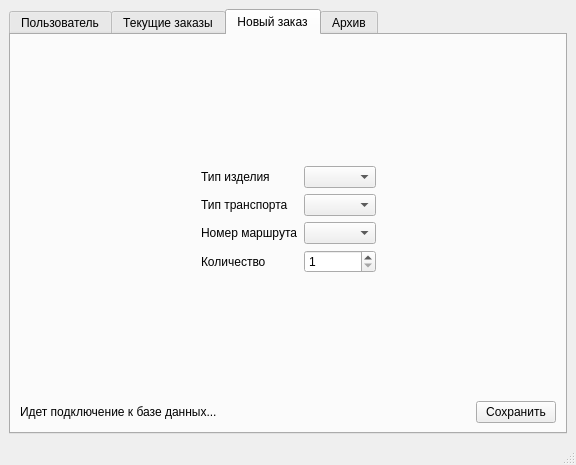
<?xml version="1.0" encoding="UTF-8"?>
<ui version="4.0">
 <class>User</class>
 <widget class="QMainWindow" name="User">
  <property name="geometry">
   <rect>
    <x>0</x>
    <y>0</y>
    <width>576</width>
    <height>465</height>
   </rect>
  </property>
  <property name="windowTitle">
   <string>MainWindow</string>
  </property>
  <widget class="QWidget" name="centralwidget">
   <layout class="QGridLayout" name="gridLayout_2">
    <item row="0" column="0">
     <widget class="QTabWidget" name="tabWidget">
      <property name="currentIndex">
       <number>2</number>
      </property>
      <widget class="QWidget" name="tab">
       <attribute name="title">
        <string>Пользователь</string>
       </attribute>
       <layout class="QGridLayout" name="gridLayout_3">
        <item row="8" column="0" colspan="3">
         <layout class="QGridLayout" name="gridLayout_5">
          <item row="1" column="2">
           <widget class="QPushButton" name="pB_save_info">
            <property name="text">
             <string>Сохранить</string>
            </property>
           </widget>
          </item>
          <item row="1" column="0">
           <widget class="QLabel" name="label">
            <property name="text">
             <string>Идет подключение к базе данных...</string>
            </property>
            <property name="alignment">
             <set>Qt::AlignLeading|Qt::AlignLeft|Qt::AlignVCenter</set>
            </property>
           </widget>
          </item>
          <item row="1" column="1">
           <spacer name="horizontalSpacer_3">
            <property name="orientation">
             <enum>Qt::Horizontal</enum>
            </property>
            <property name="sizeHint" stdset="0">
             <size>
              <width>40</width>
              <height>20</height>
             </size>
            </property>
           </spacer>
          </item>
          <item row="0" column="0">
           <widget class="QLabel" name="label_10">
            <property name="text">
             <string>* Поля, обязательные к заполнению</string>
            </property>
           </widget>
          </item>
         </layout>
        </item>
        <item row="5" column="1">
         <widget class="QPushButton" name="pushButton_change_acc">
          <property name="text">
           <string>Сменить пользователя</string>
          </property>
         </widget>
        </item>
        <item row="1" column="1">
         <spacer name="verticalSpacer">
          <property name="orientation">
           <enum>Qt::Vertical</enum>
          </property>
          <property name="sizeType">
           <enum>QSizePolicy::Expanding</enum>
          </property>
          <property name="sizeHint" stdset="0">
           <size>
            <width>248</width>
            <height>115</height>
           </size>
          </property>
         </spacer>
        </item>
        <item row="4" column="1">
         <layout class="QGridLayout" name="gridLayout">
          <item row="5" column="0">
           <widget class="QLabel" name="label_6">
            <property name="sizePolicy">
             <sizepolicy hsizetype="Fixed" vsizetype="Fixed">
              <horstretch>0</horstretch>
              <verstretch>0</verstretch>
             </sizepolicy>
            </property>
            <property name="maximumSize">
             <size>
              <width>16777215</width>
              <height>16777215</height>
             </size>
            </property>
            <property name="styleSheet">
             <string notr="true"/>
            </property>
            <property name="text">
             <string>Подтверждение пароля</string>
            </property>
            <property name="margin">
             <number>0</number>
            </property>
           </widget>
          </item>
          <item row="1" column="0">
           <widget class="QLabel" name="label_4">
            <property name="sizePolicy">
             <sizepolicy hsizetype="Fixed" vsizetype="Fixed">
              <horstretch>0</horstretch>
              <verstretch>0</verstretch>
             </sizepolicy>
            </property>
            <property name="text">
             <string>Имя*</string>
            </property>
            <property name="alignment">
             <set>Qt::AlignLeading|Qt::AlignLeft|Qt::AlignVCenter</set>
            </property>
           </widget>
          </item>
          <item row="4" column="1">
           <widget class="QLineEdit" name="lineE_passwd">
            <property name="enabled">
             <bool>true</bool>
            </property>
            <property name="sizePolicy">
             <sizepolicy hsizetype="Fixed" vsizetype="Fixed">
              <horstretch>0</horstretch>
              <verstretch>0</verstretch>
             </sizepolicy>
            </property>
            <property name="baseSize">
             <size>
              <width>0</width>
              <height>0</height>
             </size>
            </property>
            <property name="focusPolicy">
             <enum>Qt::StrongFocus</enum>
            </property>
            <property name="styleSheet">
             <string notr="true"/>
            </property>
            <property name="alignment">
             <set>Qt::AlignLeading|Qt::AlignLeft|Qt::AlignVCenter</set>
            </property>
           </widget>
          </item>
          <item row="3" column="0">
           <widget class="QLabel" name="lbl_login">
            <property name="enabled">
             <bool>true</bool>
            </property>
            <property name="sizePolicy">
             <sizepolicy hsizetype="Fixed" vsizetype="Fixed">
              <horstretch>0</horstretch>
              <verstretch>0</verstretch>
             </sizepolicy>
            </property>
            <property name="baseSize">
             <size>
              <width>0</width>
              <height>0</height>
             </size>
            </property>
            <property name="focusPolicy">
             <enum>Qt::NoFocus</enum>
            </property>
            <property name="text">
             <string>Логин</string>
            </property>
            <property name="alignment">
             <set>Qt::AlignLeading|Qt::AlignLeft|Qt::AlignVCenter</set>
            </property>
           </widget>
          </item>
          <item row="2" column="1">
           <widget class="QLineEdit" name="lineEdit_middle_name">
            <property name="sizePolicy">
             <sizepolicy hsizetype="Fixed" vsizetype="Fixed">
              <horstretch>0</horstretch>
              <verstretch>0</verstretch>
             </sizepolicy>
            </property>
            <property name="styleSheet">
             <string notr="true"/>
            </property>
           </widget>
          </item>
          <item row="6" column="0">
           <widget class="QLabel" name="label_2">
            <property name="text">
             <string>Телефон*</string>
            </property>
           </widget>
          </item>
          <item row="1" column="1">
           <widget class="QLineEdit" name="lineEdit_name">
            <property name="sizePolicy">
             <sizepolicy hsizetype="Fixed" vsizetype="Fixed">
              <horstretch>0</horstretch>
              <verstretch>0</verstretch>
             </sizepolicy>
            </property>
            <property name="styleSheet">
             <string notr="true"/>
            </property>
           </widget>
          </item>
          <item row="7" column="0">
           <widget class="QLabel" name="label_7">
            <property name="text">
             <string>Электронная почта*</string>
            </property>
           </widget>
          </item>
          <item row="5" column="1">
           <widget class="QLineEdit" name="lineE_passwd_confirm">
            <property name="sizePolicy">
             <sizepolicy hsizetype="Fixed" vsizetype="Fixed">
              <horstretch>0</horstretch>
              <verstretch>0</verstretch>
             </sizepolicy>
            </property>
            <property name="styleSheet">
             <string notr="true"/>
            </property>
           </widget>
          </item>
          <item row="4" column="0">
           <widget class="QLabel" name="lbl_passwd">
            <property name="enabled">
             <bool>true</bool>
            </property>
            <property name="sizePolicy">
             <sizepolicy hsizetype="Fixed" vsizetype="Fixed">
              <horstretch>0</horstretch>
              <verstretch>0</verstretch>
             </sizepolicy>
            </property>
            <property name="baseSize">
             <size>
              <width>0</width>
              <height>0</height>
             </size>
            </property>
            <property name="focusPolicy">
             <enum>Qt::NoFocus</enum>
            </property>
            <property name="text">
             <string>Новый пароль</string>
            </property>
            <property name="alignment">
             <set>Qt::AlignLeading|Qt::AlignLeft|Qt::AlignVCenter</set>
            </property>
           </widget>
          </item>
          <item row="6" column="1">
           <widget class="QLineEdit" name="lineEdit_phone">
            <property name="sizePolicy">
             <sizepolicy hsizetype="Fixed" vsizetype="Fixed">
              <horstretch>0</horstretch>
              <verstretch>0</verstretch>
             </sizepolicy>
            </property>
           </widget>
          </item>
          <item row="0" column="1">
           <widget class="QLineEdit" name="lineE_surname">
            <property name="sizePolicy">
             <sizepolicy hsizetype="Fixed" vsizetype="Fixed">
              <horstretch>0</horstretch>
              <verstretch>0</verstretch>
             </sizepolicy>
            </property>
            <property name="styleSheet">
             <string notr="true"/>
            </property>
           </widget>
          </item>
          <item row="0" column="0">
           <widget class="QLabel" name="label_3">
            <property name="sizePolicy">
             <sizepolicy hsizetype="Fixed" vsizetype="Fixed">
              <horstretch>0</horstretch>
              <verstretch>0</verstretch>
             </sizepolicy>
            </property>
            <property name="text">
             <string>Фамилия*</string>
            </property>
            <property name="alignment">
             <set>Qt::AlignLeading|Qt::AlignLeft|Qt::AlignVCenter</set>
            </property>
           </widget>
          </item>
          <item row="7" column="1">
           <widget class="QLineEdit" name="lineEdit_email">
            <property name="sizePolicy">
             <sizepolicy hsizetype="Fixed" vsizetype="Fixed">
              <horstretch>0</horstretch>
              <verstretch>0</verstretch>
             </sizepolicy>
            </property>
           </widget>
          </item>
          <item row="2" column="0">
           <widget class="QLabel" name="label_5">
            <property name="sizePolicy">
             <sizepolicy hsizetype="Fixed" vsizetype="Fixed">
              <horstretch>0</horstretch>
              <verstretch>0</verstretch>
             </sizepolicy>
            </property>
            <property name="text">
             <string>Отчество*</string>
            </property>
            <property name="alignment">
             <set>Qt::AlignLeading|Qt::AlignLeft|Qt::AlignVCenter</set>
            </property>
           </widget>
          </item>
          <item row="3" column="1">
           <widget class="QLabel" name="label_login">
            <property name="text">
             <string>...</string>
            </property>
           </widget>
          </item>
         </layout>
        </item>
        <item row="7" column="1">
         <spacer name="verticalSpacer_2">
          <property name="orientation">
           <enum>Qt::Vertical</enum>
          </property>
          <property name="sizeHint" stdset="0">
           <size>
            <width>20</width>
            <height>122</height>
           </size>
          </property>
         </spacer>
        </item>
        <item row="4" column="2">
         <spacer name="horizontalSpacer_2">
          <property name="orientation">
           <enum>Qt::Horizontal</enum>
          </property>
          <property name="sizeHint" stdset="0">
           <size>
            <width>40</width>
            <height>20</height>
           </size>
          </property>
         </spacer>
        </item>
        <item row="4" column="0">
         <spacer name="horizontalSpacer">
          <property name="orientation">
           <enum>Qt::Horizontal</enum>
          </property>
          <property name="sizeHint" stdset="0">
           <size>
            <width>40</width>
            <height>20</height>
           </size>
          </property>
         </spacer>
        </item>
       </layout>
      </widget>
      <widget class="QWidget" name="tab_2">
       <attribute name="title">
        <string>Текущие заказы</string>
       </attribute>
       <layout class="QGridLayout" name="gridLayout_10">
        <item row="0" column="0">
         <widget class="QTableView" name="tableView_cur_orders"/>
        </item>
        <item row="1" column="0">
         <layout class="QGridLayout" name="gridLayout_9">
          <item row="0" column="1">
           <spacer name="horizontalSpacer_7">
            <property name="orientation">
             <enum>Qt::Horizontal</enum>
            </property>
            <property name="sizeHint" stdset="0">
             <size>
              <width>40</width>
              <height>20</height>
             </size>
            </property>
           </spacer>
          </item>
          <item row="0" column="0">
           <widget class="QLabel" name="label_15">
            <property name="text">
             <string>Идет подключение к базе данных...</string>
            </property>
            <property name="alignment">
             <set>Qt::AlignLeading|Qt::AlignLeft|Qt::AlignVCenter</set>
            </property>
           </widget>
          </item>
         </layout>
        </item>
       </layout>
      </widget>
      <widget class="QWidget" name="tab_4">
       <attribute name="title">
        <string>Новый заказ</string>
       </attribute>
       <layout class="QGridLayout" name="gridLayout_8">
        <item row="0" column="1">
         <spacer name="verticalSpacer_3">
          <property name="orientation">
           <enum>Qt::Vertical</enum>
          </property>
          <property name="sizeHint" stdset="0">
           <size>
            <width>20</width>
            <height>40</height>
           </size>
          </property>
         </spacer>
        </item>
        <item row="1" column="2">
         <spacer name="horizontalSpacer_5">
          <property name="orientation">
           <enum>Qt::Horizontal</enum>
          </property>
          <property name="sizeHint" stdset="0">
           <size>
            <width>40</width>
            <height>20</height>
           </size>
          </property>
         </spacer>
        </item>
        <item row="2" column="1">
         <spacer name="verticalSpacer_4">
          <property name="orientation">
           <enum>Qt::Vertical</enum>
          </property>
          <property name="sizeHint" stdset="0">
           <size>
            <width>20</width>
            <height>40</height>
           </size>
          </property>
         </spacer>
        </item>
        <item row="1" column="1">
         <layout class="QGridLayout" name="gridLayout_6">
          <item row="0" column="0">
           <widget class="QLabel" name="label_8">
            <property name="text">
             <string>Тип изделия</string>
            </property>
           </widget>
          </item>
          <item row="2" column="1">
           <widget class="QComboBox" name="comboBox_route_number">
            <property name="sizePolicy">
             <sizepolicy hsizetype="Preferred" vsizetype="Fixed">
              <horstretch>0</horstretch>
              <verstretch>0</verstretch>
             </sizepolicy>
            </property>
           </widget>
          </item>
          <item row="0" column="1">
           <widget class="QComboBox" name="comboBox_type_product"/>
          </item>
          <item row="5" column="0">
           <widget class="QLabel" name="label_17">
            <property name="text">
             <string>Количество</string>
            </property>
           </widget>
          </item>
          <item row="5" column="1">
           <widget class="QSpinBox" name="spinBox_count">
            <property name="minimum">
             <number>1</number>
            </property>
            <property name="maximum">
             <number>100</number>
            </property>
           </widget>
          </item>
          <item row="1" column="1">
           <widget class="QComboBox" name="comboBox_type_transport"/>
          </item>
          <item row="2" column="0">
           <widget class="QLabel" name="label_13">
            <property name="text">
             <string>Номер маршрута</string>
            </property>
           </widget>
          </item>
          <item row="1" column="0">
           <widget class="QLabel" name="label_12">
            <property name="text">
             <string>Тип транспорта</string>
            </property>
           </widget>
          </item>
         </layout>
        </item>
        <item row="3" column="0" colspan="3">
         <layout class="QGridLayout" name="gridLayout_7">
          <item row="0" column="2">
           <widget class="QPushButton" name="pB_save_new_order">
            <property name="text">
             <string>Сохранить</string>
            </property>
           </widget>
          </item>
          <item row="0" column="0">
           <widget class="QLabel" name="label_14">
            <property name="text">
             <string>Идет подключение к базе данных...</string>
            </property>
            <property name="alignment">
             <set>Qt::AlignLeading|Qt::AlignLeft|Qt::AlignVCenter</set>
            </property>
           </widget>
          </item>
          <item row="0" column="1">
           <spacer name="horizontalSpacer_6">
            <property name="orientation">
             <enum>Qt::Horizontal</enum>
            </property>
            <property name="sizeHint" stdset="0">
             <size>
              <width>40</width>
              <height>20</height>
             </size>
            </property>
           </spacer>
          </item>
         </layout>
        </item>
        <item row="1" column="0">
         <spacer name="horizontalSpacer_4">
          <property name="orientation">
           <enum>Qt::Horizontal</enum>
          </property>
          <property name="sizeHint" stdset="0">
           <size>
            <width>40</width>
            <height>20</height>
           </size>
          </property>
         </spacer>
        </item>
       </layout>
      </widget>
      <widget class="QWidget" name="tab_3">
       <attribute name="title">
        <string>Архив</string>
       </attribute>
       <layout class="QGridLayout" name="gridLayout_12">
        <item row="0" column="0">
         <widget class="QTableView" name="tableView_archive"/>
        </item>
        <item row="1" column="0">
         <layout class="QGridLayout" name="gridLayout_11">
          <item row="0" column="1">
           <spacer name="horizontalSpacer_8">
            <property name="orientation">
             <enum>Qt::Horizontal</enum>
            </property>
            <property name="sizeHint" stdset="0">
             <size>
              <width>40</width>
              <height>20</height>
             </size>
            </property>
           </spacer>
          </item>
          <item row="0" column="0">
           <widget class="QLabel" name="label_16">
            <property name="text">
             <string>Идет подключение к базе данных...</string>
            </property>
            <property name="alignment">
             <set>Qt::AlignLeading|Qt::AlignLeft|Qt::AlignVCenter</set>
            </property>
           </widget>
          </item>
         </layout>
        </item>
       </layout>
      </widget>
     </widget>
    </item>
   </layout>
  </widget>
  <widget class="QMenuBar" name="menubar">
   <property name="geometry">
    <rect>
     <x>0</x>
     <y>0</y>
     <width>576</width>
     <height>21</height>
    </rect>
   </property>
  </widget>
  <widget class="QStatusBar" name="statusbar"/>
 </widget>
 <resources/>
 <connections/>
</ui>
